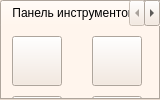
       <widget class="QTabWidget" name="tabWidget">
        <property name="sizePolicy">
         <sizepolicy hsizetype="Fixed" vsizetype="Expanding">
          <horstretch>0</horstretch>
          <verstretch>0</verstretch>
         </sizepolicy>
        </property>
        <property name="minimumSize">
         <size>
          <width>160</width>
          <height>0</height>
         </size>
        </property>
        <property name="maximumSize">
         <size>
          <width>160</width>
          <height>16777215</height>
         </size>
        </property>
        <property name="palette">
         <palette>
          <active>
           <colorrole role="WindowText">
            <brush brushstyle="SolidPattern">
             <color alpha="255">
              <red>0</red>
              <green>0</green>
              <blue>0</blue>
             </color>
            </brush>
           </colorrole>
           <colorrole role="Button">
            <brush brushstyle="SolidPattern">
             <color alpha="255">
              <red>244</red>
              <green>231</green>
              <blue>219</blue>
             </color>
            </brush>
           </colorrole>
           <colorrole role="Light">
            <brush brushstyle="SolidPattern">
             <color alpha="255">
              <red>255</red>
              <green>255</green>
              <blue>255</blue>
             </color>
            </brush>
           </colorrole>
           <colorrole role="Midlight">
            <brush brushstyle="SolidPattern">
             <color alpha="255">
              <red>249</red>
              <green>243</green>
              <blue>237</blue>
             </color>
            </brush>
           </colorrole>
           <colorrole role="Dark">
            <brush brushstyle="SolidPattern">
             <color alpha="255">
              <red>122</red>
              <green>115</green>
              <blue>109</blue>
             </color>
            </brush>
           </colorrole>
           <colorrole role="Mid">
            <brush brushstyle="SolidPattern">
             <color alpha="255">
              <red>163</red>
              <green>154</green>
              <blue>146</blue>
             </color>
            </brush>
           </colorrole>
           <colorrole role="Text">
            <brush brushstyle="SolidPattern">
             <color alpha="255">
              <red>0</red>
              <green>0</green>
              <blue>0</blue>
             </color>
            </brush>
           </colorrole>
           <colorrole role="BrightText">
            <brush brushstyle="SolidPattern">
             <color alpha="255">
              <red>255</red>
              <green>255</green>
              <blue>255</blue>
             </color>
            </brush>
           </colorrole>
           <colorrole role="ButtonText">
            <brush brushstyle="SolidPattern">
             <color alpha="255">
              <red>0</red>
              <green>0</green>
              <blue>0</blue>
             </color>
            </brush>
           </colorrole>
           <colorrole role="Base">
            <brush brushstyle="SolidPattern">
             <color alpha="255">
              <red>255</red>
              <green>255</green>
              <blue>255</blue>
             </color>
            </brush>
           </colorrole>
           <colorrole role="Window">
            <brush brushstyle="SolidPattern">
             <color alpha="255">
              <red>244</red>
              <green>231</green>
              <blue>219</blue>
             </color>
            </brush>
           </colorrole>
           <colorrole role="Shadow">
            <brush brushstyle="SolidPattern">
             <color alpha="255">
              <red>0</red>
              <green>0</green>
              <blue>0</blue>
             </color>
            </brush>
           </colorrole>
           <colorrole role="AlternateBase">
            <brush brushstyle="SolidPattern">
             <color alpha="255">
              <red>249</red>
              <green>243</green>
              <blue>237</blue>
             </color>
            </brush>
           </colorrole>
           <colorrole role="ToolTipBase">
            <brush brushstyle="SolidPattern">
             <color alpha="255">
              <red>255</red>
              <green>255</green>
              <blue>220</blue>
             </color>
            </brush>
           </colorrole>
           <colorrole role="ToolTipText">
            <brush brushstyle="SolidPattern">
             <color alpha="255">
              <red>0</red>
              <green>0</green>
              <blue>0</blue>
             </color>
            </brush>
           </colorrole>
          </active>
          <inactive>
           <colorrole role="WindowText">
            <brush brushstyle="SolidPattern">
             <color alpha="255">
              <red>0</red>
              <green>0</green>
              <blue>0</blue>
             </color>
            </brush>
           </colorrole>
           <colorrole role="Button">
            <brush brushstyle="SolidPattern">
             <color alpha="255">
              <red>244</red>
              <green>231</green>
              <blue>219</blue>
             </color>
            </brush>
           </colorrole>
           <colorrole role="Light">
            <brush brushstyle="SolidPattern">
             <color alpha="255">
              <red>255</red>
              <green>255</green>
              <blue>255</blue>
             </color>
            </brush>
           </colorrole>
           <colorrole role="Midlight">
            <brush brushstyle="SolidPattern">
             <color alpha="255">
              <red>249</red>
              <green>243</green>
              <blue>237</blue>
             </color>
            </brush>
           </colorrole>
           <colorrole role="Dark">
            <brush brushstyle="SolidPattern">
             <color alpha="255">
              <red>122</red>
              <green>115</green>
              <blue>109</blue>
             </color>
            </brush>
           </colorrole>
           <colorrole role="Mid">
            <brush brushstyle="SolidPattern">
             <color alpha="255">
              <red>163</red>
              <green>154</green>
              <blue>146</blue>
             </color>
            </brush>
           </colorrole>
           <colorrole role="Text">
            <brush brushstyle="SolidPattern">
             <color alpha="255">
              <red>0</red>
              <green>0</green>
              <blue>0</blue>
             </color>
            </brush>
           </colorrole>
           <colorrole role="BrightText">
            <brush brushstyle="SolidPattern">
             <color alpha="255">
              <red>255</red>
              <green>255</green>
              <blue>255</blue>
             </color>
            </brush>
           </colorrole>
           <colorrole role="ButtonText">
            <brush brushstyle="SolidPattern">
             <color alpha="255">
              <red>0</red>
              <green>0</green>
              <blue>0</blue>
             </color>
            </brush>
           </colorrole>
           <colorrole role="Base">
            <brush brushstyle="SolidPattern">
             <color alpha="255">
              <red>255</red>
              <green>255</green>
              <blue>255</blue>
             </color>
            </brush>
           </colorrole>
           <colorrole role="Window">
            <brush brushstyle="SolidPattern">
             <color alpha="255">
              <red>244</red>
              <green>231</green>
              <blue>219</blue>
             </color>
            </brush>
           </colorrole>
           <colorrole role="Shadow">
            <brush brushstyle="SolidPattern">
             <color alpha="255">
              <red>0</red>
              <green>0</green>
              <blue>0</blue>
             </color>
            </brush>
           </colorrole>
           <colorrole role="AlternateBase">
            <brush brushstyle="SolidPattern">
             <color alpha="255">
              <red>249</red>
              <green>243</green>
              <blue>237</blue>
             </color>
            </brush>
           </colorrole>
           <colorrole role="ToolTipBase">
            <brush brushstyle="SolidPattern">
             <color alpha="255">
              <red>255</red>
              <green>255</green>
              <blue>220</blue>
             </color>
            </brush>
           </colorrole>
           <colorrole role="ToolTipText">
            <brush brushstyle="SolidPattern">
             <color alpha="255">
              <red>0</red>
              <green>0</green>
              <blue>0</blue>
             </color>
            </brush>
           </colorrole>
          </inactive>
          <disabled>
           <colorrole role="WindowText">
            <brush brushstyle="SolidPattern">
             <color alpha="255">
              <red>122</red>
              <green>115</green>
              <blue>109</blue>
             </color>
            </brush>
           </colorrole>
           <colorrole role="Button">
            <brush brushstyle="SolidPattern">
             <color alpha="255">
              <red>244</red>
              <green>231</green>
              <blue>219</blue>
             </color>
            </brush>
           </colorrole>
           <colorrole role="Light">
            <brush brushstyle="SolidPattern">
             <color alpha="255">
              <red>255</red>
              <green>255</green>
              <blue>255</blue>
             </color>
            </brush>
           </colorrole>
           <colorrole role="Midlight">
            <brush brushstyle="SolidPattern">
             <color alpha="255">
              <red>249</red>
              <green>243</green>
              <blue>237</blue>
             </color>
            </brush>
           </colorrole>
           <colorrole role="Dark">
            <brush brushstyle="SolidPattern">
             <color alpha="255">
              <red>122</red>
              <green>115</green>
              <blue>109</blue>
             </color>
            </brush>
           </colorrole>
           <colorrole role="Mid">
            <brush brushstyle="SolidPattern">
             <color alpha="255">
              <red>163</red>
              <green>154</green>
              <blue>146</blue>
             </color>
            </brush>
           </colorrole>
           <colorrole role="Text">
            <brush brushstyle="SolidPattern">
             <color alpha="255">
              <red>122</red>
              <green>115</green>
              <blue>109</blue>
             </color>
            </brush>
           </colorrole>
           <colorrole role="BrightText">
            <brush brushstyle="SolidPattern">
             <color alpha="255">
              <red>255</red>
              <green>255</green>
              <blue>255</blue>
             </color>
            </brush>
           </colorrole>
           <colorrole role="ButtonText">
            <brush brushstyle="SolidPattern">
             <color alpha="255">
              <red>122</red>
              <green>115</green>
              <blue>109</blue>
             </color>
            </brush>
           </colorrole>
           <colorrole role="Base">
            <brush brushstyle="SolidPattern">
             <color alpha="255">
              <red>244</red>
              <green>231</green>
              <blue>219</blue>
             </color>
            </brush>
           </colorrole>
           <colorrole role="Window">
            <brush brushstyle="SolidPattern">
             <color alpha="255">
              <red>244</red>
              <green>231</green>
              <blue>219</blue>
             </color>
            </brush>
           </colorrole>
           <colorrole role="Shadow">
            <brush brushstyle="SolidPattern">
             <color alpha="255">
              <red>0</red>
              <green>0</green>
              <blue>0</blue>
             </color>
            </brush>
           </colorrole>
           <colorrole role="AlternateBase">
            <brush brushstyle="SolidPattern">
             <color alpha="255">
              <red>244</red>
              <green>231</green>
              <blue>219</blue>
             </color>
            </brush>
           </colorrole>
           <colorrole role="ToolTipBase">
            <brush brushstyle="SolidPattern">
             <color alpha="255">
              <red>255</red>
              <green>255</green>
              <blue>220</blue>
             </color>
            </brush>
           </colorrole>
           <colorrole role="ToolTipText">
            <brush brushstyle="SolidPattern">
             <color alpha="255">
              <red>0</red>
              <green>0</green>
              <blue>0</blue>
             </color>
            </brush>
           </colorrole>
          </disabled>
         </palette>
        </property>
        <property name="currentIndex">
         <number>0</number>
        </property>
        <widget class="QWidget" name="tab">
         <attribute name="title">
          <string>Панель инструментов       </string>
         </attribute>
         <widget class="QPushButton" name="pushButton">
          <property name="geometry">
           <rect>
            <x>10</x>
            <y>10</y>
            <width>50</width>
            <height>50</height>
           </rect>
          </property>
          <property name="toolTip">
           <string>Столб</string>
          </property>
          <property name="text">
           <string/>
          </property>
         </widget>
         <widget class="QPushButton" name="pushButton_3">
          <property name="geometry">
           <rect>
            <x>10</x>
            <y>70</y>
            <width>50</width>
            <height>50</height>
           </rect>
          </property>
          <property name="toolTip">
           <string>Универсальный компонент</string>
          </property>
          <property name="text">
           <string/>
          </property>
         </widget>
         <widget class="QPushButton" name="pushButton_5">
          <property name="geometry">
           <rect>
            <x>10</x>
            <y>130</y>
            <width>50</width>
            <height>50</height>
           </rect>
          </property>
          <property name="toolTip">
           <string>Калитка</string>
          </property>
          <property name="text">
           <string/>
          </property>
         </widget>
         <widget class="QPushButton" name="pushButton_4">
          <property name="geometry">
           <rect>
            <x>90</x>
            <y>70</y>
            <width>50</width>
            <height>50</height>
           </rect>
          </property>
          <property name="toolTip">
           <string>Ворота распашные</string>
          </property>
          <property name="text">
           <string/>
          </property>
         </widget>
         <widget class="QPushButton" name="pushButton_2">
          <property name="geometry">
           <rect>
            <x>90</x>
            <y>10</y>
            <width>50</width>
            <height>50</height>
           </rect>
          </property>
          <property name="toolTip">
           <string>Стена</string>
          </property>
          <property name="text">
           <string/>
          </property>
         </widget>
         <widget class="QPushButton" name="pushButton_8">
          <property name="geometry">
           <rect>
            <x>90</x>
            <y>130</y>
            <width>50</width>
            <height>50</height>
           </rect>
          </property>
          <property name="toolTip">
           <string>Автоматическая растоновка</string>
          </property>
          <property name="text">
           <string/>
          </property>
         </widget>
        </widget>
       </widget>
